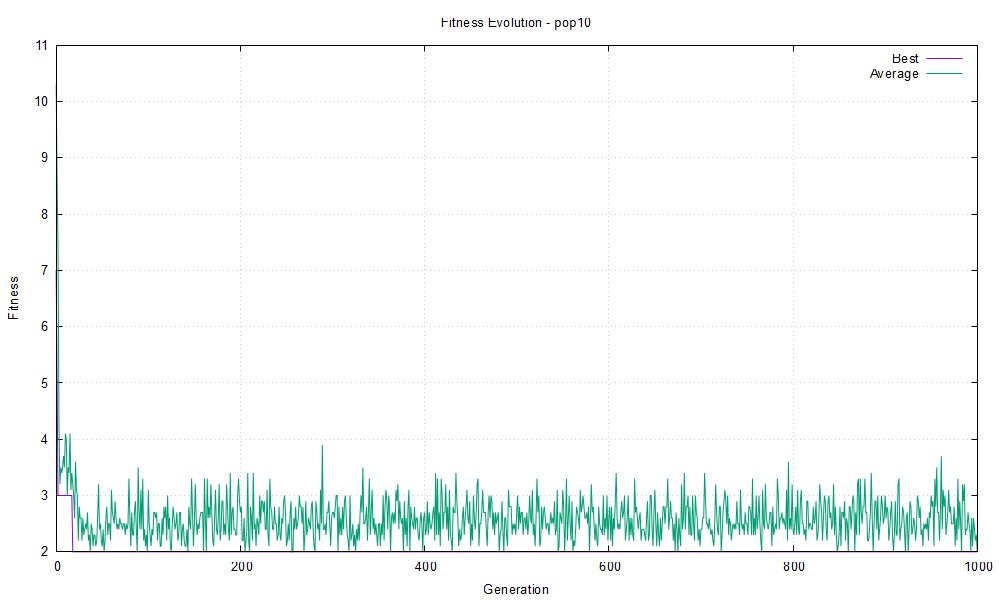

Recreate this plot in gnuplot.
set terminal pngcairo size 1000,600 enhanced font 'Arial,10'
set output 'plot_pop10.png'
set title 'Fitness Evolution - pop10'
set xlabel 'Generation'
set ylabel 'Fitness'
set grid
plot 'fitness_pop10.txt' using 1:2 with lines title 'Best', \
     'fitness_pop10.txt' using 1:3 with lines title 'Average'
